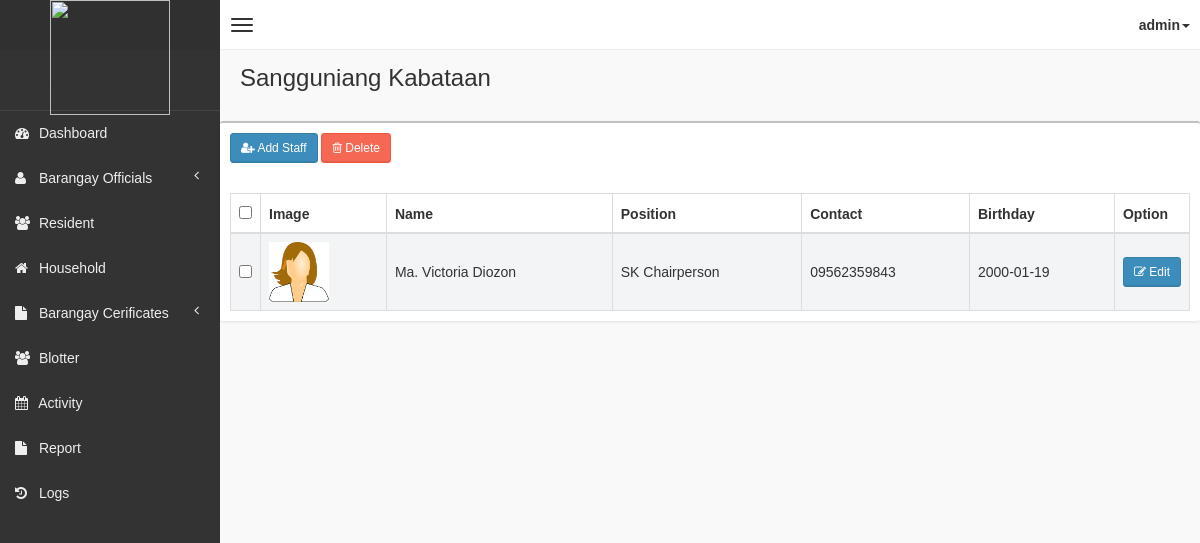
Screenshot of /pages/kabataan/kabataan.php (signed in) with the database file from the repository.
### tables this page shows
CREATE TABLE `tblkabataan` (
  `id` int(11) NOT NULL,
  `fname` varchar(100) NOT NULL,
  `mname` varchar(100) NOT NULL,
  `lname` varchar(100) NOT NULL,
  `position` varchar(100) NOT NULL,
  `contact` varchar(100) NOT NULL,
  `bday` varchar(100) NOT NULL,
  `image` text NOT NULL
);

### pages/kabataan/kabataan.php (the view, shortened to what this page needs)
<!DOCTYPE html>
<body>
    <?php
    if (!isset($_SESSION['role'])) {
        header("Location: ../../login.php");
    } else {
        include('../head_css.php');
    }
    ?>
    <body class="skin-black">
        <?php
        include "../connection.php";
        ?>
        <?php include('../header.php'); ?>
        <div class="wrapper row-offcanvas row-offcanvas-left">
            <?php include('../sidebar-left.php'); ?>
            <aside class="right-side">
                <section class="content-header">
                    <h1>
                        Sangguniang Kabataan
                    </h1>
                </section>
                <?php
                if (!isset($_GET['resident'])) {
                ?>
                    <section class="content">
                        <div class="row">
                            <div class="box">
                                <div class="box-header">
                                    <div style="padding:10px;">
                                        <button class="btn btn-primary btn-sm" data-toggle="modal" data-target="#addCourseModal"><i class="fa fa-user-plus" aria-hidden="true"></i> Add Staff</button>
                                        <?php
                                        if (!isset($_SESSION['staff'])) {
                                        ?>
                                            <button class="btn btn-danger btn-sm" data-toggle="modal" data-target="#deleteModal"><i class="fa fa-trash-o" aria-hidden="true"></i> Delete</button>
                                        <?php
                                        }
                                        ?>
                                    </div>
                                </div>
                                <div class="box-body table-responsive">
                                    <form method="post" enctype="multipart/form-data">
                                        <table id="table" class="table table-bordered table-striped">
                                            <thead>
                                                <tr>
                                                    <th style="width: 20px !important;"><input type="checkbox" name="chk_delete[]" class="cbxMain" onchange="checkMain(this)" /></th>
                                                    <th>Image</th>
                                                    <th>Name</th>
                                                    <th>Position</th>
                                                    <th>Contact</th>
                                                    <th>Birthday</th>
                                                    <th style="width: 40px !important;">Option</th>
                                                </tr>
                                            </thead>
                                            <tbody>
                                                <?php
                                                if (!isset($_SESSION['staff'])) {
                                                    $squery = mysqli_query($con, "SELECT id, fname, mname, lname, position, contact, bday, image FROM  tblkabataan");
                                                    while ($row = mysqli_fetch_array($squery)) {
                                                        echo '
                                                <tr>
                                                    <td><input type="checkbox" name="chk_delete[]" class="chk_delete" value="' . $row['id'] . '" /></td>
                                                    <td><img src="image/' . $row['image'] . '" style="width:60px;height:60px;"/></td>
                                                    <td>' . $row['fname'] . ' ' . $row['mname'] . ' ' . $row['lname'] . '</td>
                                                    <td>' . $row['position'] . '</td>
                                                    <td>' . $row['contact'] . '</td>
                                                    <td>' . $row['bday'] . '</td>
                                                    <td><button class="btn btn-primary btn-sm" data-target="#editModal' . $row['id'] . '" data-toggle="modal"><i class="fa fa-pencil-square-o" aria-hidden="true"></i> Edit</button></td>
                                                </tr>
                                                ';
                                                    }
                                                }
                                                ?>
                                            </tbody>
                                        </table>
                                    </form>
                                </div>
                            </div>
                        </div>
                    </section>
                <?php
                }
                ?>
            </aside>
        </div>
    </body>
    </html>

### css/AdminLTE.css (style rules this page uses)
html, body { overflow-x: hidden !important; font-family: "Source Sans Pro", sans-serif; -webkit-font-smoothing: antialiased; min-height: 100%; background: #f9f9f9; }
.wrapper { min-height: 100%; }
.wrapper:before, .wrapper:after { display: table; content: " "; }
.wrapper:after { clear: both; }
.right-side, .left-side { min-height: 100%; display: block; }
.right-side { background-color: #f9f9f9; margin-left: 220px; }
.content { padding: 20px 15px; background: #f9f9f9; }
h1, h2, h3, h4, h5, h6, .h1, .h2, .h3, .h4, .h5, .h6 { font-family: "Source Sans Pro", sans-serif; }
img { max-width: 100%important; }
.table-striped > tbody > tr:nth-child(odd) > td, .table-striped > tbody > tr:nth-child(odd) > th { background-color: #f3f4f5; }
.right-side > .content-header { position: relative; padding: 15px 15px 10px 20px; }
.right-side > .content-header > h1 { margin: 0; font-size: 24px; }
.box { position: relative; background: #ffffff; border-top: 2px solid #c1c1c1; margin-bottom: 20px; -webkit-border-radius: 3px; -moz-border-radius: 3px; border-radius: 3px; width: 100%; box-shadow: 0px 1px 3px rgba(0, 0, 0, 0.1); }
.box .box-header { position: relative; -webkit-border-top-left-radius: 3px; -webkit-border-top-right-radius: 3px; -webkit-border-bottom-right-radius: 0; -webkit-border-bottom-left-radius: 0; -moz-border-radius-topleft: 3px; -moz-border-radius-topright: 3px; -moz-border-radius-bottomright: 0; -moz-border-radius-bottomleft: 0; border-top-left-radius: 3px; border-top-right-radius: 3px; border-bottom-right-radius: 0; border-bottom-left-radius: 0; border-bottom: 0px solid #f4f4f4; color: #444; padding-bottom: 10px; }
.box .box-header:before, .box .box-header:after { display: table; content: " "; }
.box .box-header:after { clear: both; }
.box .box-body { padding: 10px; -webkit-border-top-left-radius: 0; -webkit-border-top-right-radius: 0; -webkit-border-bottom-right-radius: 3px; -webkit-border-bottom-left-radius: 3px; -moz-border-radius-topleft: 0; -moz-border-radius-topright: 0; -moz-border-radius-bottomright: 3px; -moz-border-radius-bottomleft: 3px; border-top-left-radius: 0; border-top-right-radius: 0; border-bottom-right-radius: 3px; border-bottom-left-radius: 3px; }
.box .box-body .table { margin-bottom: 0; }
.btn { font-weight: 500; -webkit-border-radius: 3px; -moz-border-radius: 3px; border-radius: 3px; border: 1px solid transparent; -webkit-box-shadow: inset 0px -2px 0px 0px rgba(0, 0, 0, 0.09); -moz-box-shadow: inset 0px -2px 0px 0px rgba(0, 0, 0, 0.09); box-shadow: inset 0px -1px 0px 0px rgba(0, 0, 0, 0.09); }
.btn.btn-primary { background-color: #3c8dbc; border-color: #367fa9; }
.btn.btn-danger { background-color: #f56954; border-color: #f4543c; }
.btn.btn-sm { font-size: 12px; }
.skin-black .right-side > .content-header { background: transparent; box-shadow: none; }

### rows the page displays
tblkabataan: image (picture), fname "Ma. Victoria", lname "Diozon", position "SK Chairperson", contact "09562359843", bday "2000-01-19"

### other values shown
$_SESSION['username'] "admin"
